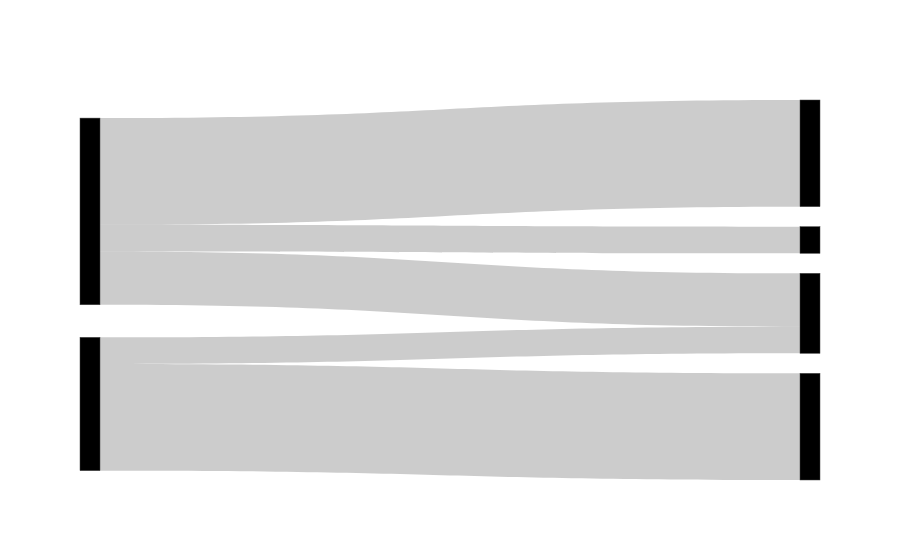

The code cell stored with this chart in its notebook:
### Code cell
# plot
fig = go.Figure(data)
fig.show()

### Figure 1 — Plotly figure (JSON) as saved in the notebook; plotly's stock layout.template omitted (floating-point values rounded to 4 significant figures)
{"data": [{"link": {"source": [0, 0, 1, 1, 0], "target": [2, 3, 4, 5, 4], "value": [8, 2, 2, 8, 4]}, "type": "sankey"}], "layout": {"autosize": true}}
